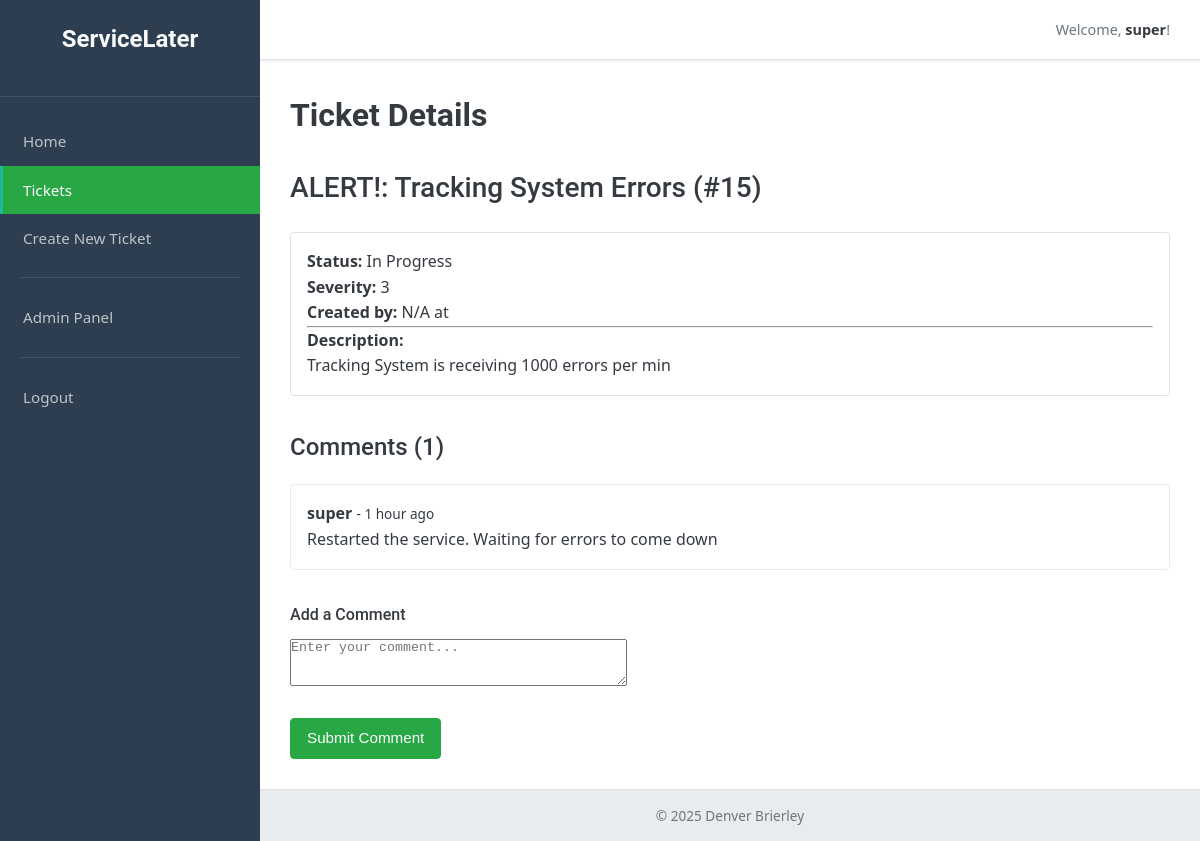
Page /tickets/15/ (signed in) on the committed database.
### tickets/models.py (models this page shows, shortened)
class Tickets(models.Model):
    ticket_id = models.AutoField(primary_key=True)
    title = models.CharField(max_length=100)
    description = models.TextField()
    severity = models.IntegerField()
    status = models.CharField(max_length=50)

class Comment(models.Model):
    comment_id = models.AutoField(primary_key=True)
    ticket = models.ForeignKey(Tickets, on_delete=models.CASCADE, related_name='comments')
    user = models.ForeignKey(User, on_delete=models.SET_NULL, null=True, related_name='comments')
    text = models.TextField()
    created_at = models.DateTimeField(default=timezone.now)
    class Meta:
        ordering = ['created_at']

### tickets/views.py (the view)
# urls.py: path('tickets/<int:ticket_id>/', views.ticket_detail_view, name='ticket_detail'),
@login_required
def ticket_detail_view(request, ticket_id):
    ticket = get_object_or_404(Tickets, ticket_id=ticket_id)
    comments = ticket.comments.all()
    if request.method == 'POST':
        comment_form = CommentForm(request.POST)
        if comment_form.is_valid():
            new_comment = comment_form.save(commit=False)
            new_comment.ticket = ticket
            new_comment.user = request.user
            new_comment.save()
            messages.success(request, 'Your comment has been added successfully.')
            return redirect('ticket_detail', ticket_id=ticket.ticket_id)
        else:
            logger.warning(f"Invalid comment form by '{request.user.username}' on ticket id={ticket_id}.")
            messages.error(request, 'There was an error submitting your comment.')
    else:
        comment_form = CommentForm()
    context = {
        'ticket': ticket,
        'comments': comments,
        'comment_form': comment_form,
    }
    return render(request, 'tickets/ticket_detail.html', context)

### tickets/forms.py
class CommentForm(forms.ModelForm):
    text = forms.CharField(
        widget=forms.Textarea(attrs={'rows': 3, 'placeholder': 'Enter your comment...'}),
        label=""
    )
    class Meta:
        model = Comment
        fields = ['text']

### tickets/templates/tickets/ticket_detail.html (shortened to what this page needs)
{% extends "tickets/base.html" %}
{% block page_title %}Ticket Details{% endblock %}
{% block content %}
    <h2>{{ ticket.title }} <span class="text-muted">(#{{ ticket.ticket_id }})</span></h2>
    <div style="margin-bottom: 2rem; padding: 1rem; border: 1px solid var(--color-border); border-radius: var(--border-radius);">
        <p><strong>Status:</strong> {{ ticket.status }}</p>
        <p><strong>Severity:</strong> {{ ticket.severity }}</p>
        <p><strong>Created by:</strong> {{ ticket.created_by.username|default:"N/A" }} at {{ ticket.created_at|date:"d M Y, H:i" }}</p>
        <hr>
        <p><strong>Description:</strong></p>
        <p>{{ ticket.description|linebreaks }}</p>
    </div>
    <h3>Comments ({{ comments.count }})</h3>
    <div class="comments-section" style="margin-bottom: 2rem;">
        {% for comment in comments %}
            <div class="comment-item" style="border: 1px solid #e9ecef; border-radius: var(--border-radius); padding: 1rem; margin-bottom: 1rem;">
                <p>
                    <strong>{{ comment.user.username|default:"Anonymous" }}</strong>
                    <span class="text-muted" style="font-size: 0.85em;"> - {{ comment.created_at|timesince }} ago</span>
                </p>
                <div class="comment-text">
                    {{ comment.text|linebreaksbr }}
                </div>
            </div>
        {% empty %}
            <p>No comments on this ticket yet.</p>
        {% endfor %}
    </div>
    <div class="add-comment-form">
        <h4>Add a Comment</h4>
        <form method="post">
            <div class="form-group">
                {{ comment_form.text }}
            </div>
            <button type="submit" class="btn btn-primary">Submit Comment</button>
        </form>
    </div>
{% endblock %}

### tickets/templates/tickets/base.html (shortened to what this page needs)
{% load static %} <!DOCTYPE html>
<html lang="en">
<head>
    <link rel="stylesheet" href="{% static 'tickets/css/styles.css' %}">
</head>
<body>
    <div class="app-wrapper">
        <aside class="app-sidebar" id="appSidebar">
            <div class="sidebar-header">
                <h1 class="sidebar-logo"><a href="{% url 'home' %}">ServiceLater</a></h1> </div>
            <nav class="sidebar-nav">
                <ul>
                    <li><a href="{% url 'home' %}" {% if request.resolver_match.url_name == 'home' %}class="active"{% endif %}>Home</a></li> {% if user.is_authenticated %}
                        <li><a href="{% url 'ticket_list' %}" {% if request.resolver_match.url_name == 'ticket_list' or request.resolver_match.url_name == 'ticket_detail' %}class="active"{% endif %}>Tickets</a></li> <li><a href="{% url 'ticket_create' %}" {% if request.resolver_match.url_name == 'ticket_create' %}class="active"{% endif %}>Create New Ticket</a></li>
                        {% if user.is_staff %}
                        <li class="nav-separator"></li>
                        <li><a href="/admin/" target="_blank">Admin Panel</a></li>
                        {% endif %}
                        <li class="nav-separator"></li>
                        <li><a href="{% url 'logout' %}">Logout</a></li>
                    {% else %}
                        <li><a href="{% url 'login' %}" {% if request.resolver_match.url_name == 'login' %}class="active"{% endif %}>Login</a></li>
                        <li><a href="{% url 'register' %}" {% if request.resolver_match.url_name == 'register' %}class="active"{% endif %}>Register</a></li>
                    {% endif %}
                </ul>
            </nav>
        </aside>
        <div class="app-main-content">
            <header class="app-header">
                <div class="header-user-info">
                    {% if user.is_authenticated %}
                        <span>Welcome, <strong>{{ user.username }}</strong>!</span>
                    {% else %}
                        <span>Welcome, Guest!</span>
                    {% endif %}
                </div>
            </header>
            <main class="page-content">
                <h1 class="page-title">{% block page_title %}{% endblock %}</h1>
                {% block content %}
                {% endblock %}
            </main>
            <footer class="app-footer">
                <p>&copy; {% now "Y" %} Denver Brierley</p> </footer>
        </div>
    </div>
</body>
</html>

### tickets/static/tickets/css/styles.css (style rules this page uses)
:root { --font-primary: 'Segoe UI', Tahoma, Geneva, Verdana, sans-serif; --font-secondary: 'Roboto', sans-serif; --color-bg-main: #f4f6f8; --color-bg-sidebar: #2c3e50; --color-bg-header: #ffffff; --color-bg-content: #ffffff; --color-bg-footer: #e9ecef; --color-text-light: #f8f9fa; --color-text-dark: #343a40; --color-text-muted: #6c757d; --color-text-sidebar: #bdc3c7; --color-text-sidebar-active: #ffffff; --color-text-sidebar-hover: #ffffff; --color-primary-accent: #28a745; --color-primary-accent-dark: #218838; --color-secondary-accent: #1abc9c; --color-border: #dee2e6; --color-shadow: rgba(0, 0, 0, 0.1); --sidebar-width: 260px; --header-height: 60px; --border-radius: 4px; }
* { box-sizing: border-box; margin: 0; padding: 0; }
html, body { height: 100%; font-family: var(--font-primary); background-color: var(--color-bg-main); color: var(--color-text-dark); font-size: 16px; line-height: 1.6; }
a { color: var(--color-primary-accent); text-decoration: none; transition: color 0.2s ease; }
h1, h2, h3, h4, h5, h6 { font-family: var(--font-secondary); color: var(--color-text-dark); margin-bottom: 0.75em; font-weight: 500; }
h1 { font-size: 2rem; }
h2 { font-size: 1.75rem; }
h3 { font-size: 1.5rem; }
.app-wrapper { display: flex; min-height: 100vh; }
.app-sidebar { width: var(--sidebar-width); background-color: var(--color-bg-sidebar); color: var(--color-text-light); padding: 20px 0; position: fixed; top: 0; left: 0; bottom: 0; overflow-y: auto; transition: width 0.3s ease; z-index: 1000; }
.sidebar-header { padding: 0 20px 20px 20px; margin-bottom: 20px; border-bottom: 1px solid rgba(255,255,255,0.1); }
.sidebar-logo { font-size: 1.5rem; font-weight: bold; color: var(--color-text-light); text-align: center; }
.sidebar-logo a { color: inherit; }
.sidebar-nav ul { list-style: none; }
.sidebar-nav li a { display: block; padding: 12px 20px; color: var(--color-text-sidebar); font-size: 0.95rem; transition: background-color 0.2s ease, color 0.2s ease; border-left: 3px solid transparent; }
.sidebar-nav li a.active { background-color: var(--color-primary-accent); color: var(--color-text-sidebar-active); font-weight: 500; border-left-color: var(--color-secondary-accent); }
.sidebar-nav li.nav-separator { height: 1px; background-color: rgba(255,255,255,0.1); margin: 15px 20px; }
.app-main-content { margin-left: var(--sidebar-width); flex-grow: 1; display: flex; flex-direction: column; transition: margin-left 0.3s ease; }
.app-header { height: var(--header-height); background-color: var(--color-bg-header); display: flex; justify-content: flex-end; align-items: center; padding: 0 30px; border-bottom: 1px solid var(--color-border); box-shadow: 0 1px 3px var(--color-shadow); position: sticky; top: 0; z-index: 900; }
.header-user-info { font-size: 0.9rem; color: var(--color-text-muted); }
.header-user-info strong { color: var(--color-text-dark); }
.page-content { padding: 30px; flex-grow: 1; background-color: var(--color-bg-content); }
.page-title { margin-bottom: 25px; color: var(--color-text-dark); font-weight: 600; }
.app-footer { padding: 15px 30px; text-align: center; font-size: 0.85rem; color: var(--color-text-muted); background-color: var(--color-bg-footer); border-top: 1px solid var(--color-border); }
.form-group { margin-bottom: 1.5rem; }
.btn { display: inline-block; font-weight: 500; color: var(--color-text-dark); text-align: center; vertical-align: middle; cursor: pointer; user-select: none; background-color: transparent; border: 1px solid transparent; padding: .5rem 1rem; font-size: .95rem; line-height: 1.5; border-radius: var(--border-radius); transition: all .15s ease-in-out; }
.btn-primary { color: #fff; background-color: var(--color-primary-accent); border-color: var(--color-primary-accent); }

### rows in the picture
Tickets: title "ALERT!: Tracking System Errors", ticket_id "15", status "In Progress", severity "3", description "Tracking System is receiving 1000 errors per min", count "1"
Comment: user.username "super", created_at "1 hour", text "Restarted the service. Waiting for errors to come down"

### other values in the picture
{{ user.username }} "super"
{{ ticket.created_by.username|default:"N/A" }} "N/A"
